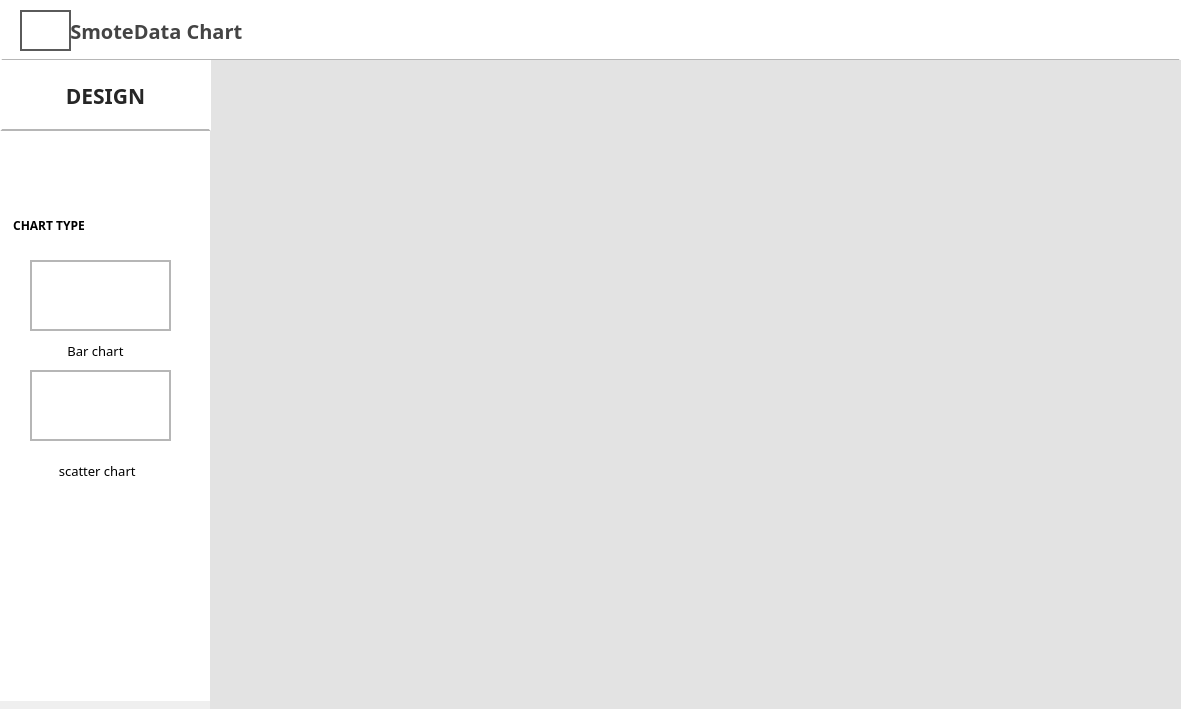
<?xml version="1.0" encoding="UTF-8"?>
<ui version="4.0">
 <class>Dialog</class>
 <widget class="QDialog" name="Dialog">
  <property name="geometry">
   <rect>
    <x>0</x>
    <y>0</y>
    <width>1181</width>
    <height>709</height>
   </rect>
  </property>
  <property name="windowTitle">
   <string>Dialog</string>
  </property>
  <widget class="QLabel" name="label">
   <property name="geometry">
    <rect>
     <x>0</x>
     <y>0</y>
     <width>1181</width>
     <height>61</height>
    </rect>
   </property>
   <property name="font">
    <font>
     <family>맑은 고딕</family>
     <pointsize>15</pointsize>
     <weight>75</weight>
     <bold>true</bold>
    </font>
   </property>
   <property name="styleSheet">
    <string notr="true">color: rgb(68, 68, 68);
background-color: rgb(255, 255, 255);
border: 2px solid;
border-color: rgb(255, 255, 255);
border-bottom-color: rgb(182, 182, 182);</string>
   </property>
   <property name="text">
    <string>            SmoteData Chart</string>
   </property>
  </widget>
  <widget class="QPushButton" name="pushButton">
   <property name="geometry">
    <rect>
     <x>20</x>
     <y>10</y>
     <width>51</width>
     <height>41</height>
    </rect>
   </property>
   <property name="font">
    <font>
     <pointsize>9</pointsize>
    </font>
   </property>
   <property name="styleSheet">
    <string notr="true">background-color: rgb(255,255,255);
            border-style: solid;
            border-width: 2px;
            border-color: rgb(90,90,90);</string>
   </property>
   <property name="text">
    <string/>
   </property>
   <property name="icon">
    <iconset>
     <normaloff>img/MissingChart.png</normaloff>img/MissingChart.png</iconset>
   </property>
   <property name="iconSize">
    <size>
     <width>30</width>
     <height>30</height>
    </size>
   </property>
  </widget>
  <widget class="QLabel" name="label_3">
   <property name="geometry">
    <rect>
     <x>0</x>
     <y>130</y>
     <width>211</width>
     <height>571</height>
    </rect>
   </property>
   <property name="styleSheet">
    <string notr="true">background-color: rgb(255, 255, 255);</string>
   </property>
   <property name="text">
    <string/>
   </property>
  </widget>
  <widget class="QLabel" name="label_5">
   <property name="geometry">
    <rect>
     <x>10</x>
     <y>210</y>
     <width>101</width>
     <height>31</height>
    </rect>
   </property>
   <property name="font">
    <font>
     <family>맑은 고딕</family>
     <weight>75</weight>
     <bold>true</bold>
    </font>
   </property>
   <property name="text">
    <string> CHART TYPE</string>
   </property>
  </widget>
  <widget class="QPushButton" name="pushButton_3">
   <property name="geometry">
    <rect>
     <x>30</x>
     <y>260</y>
     <width>141</width>
     <height>71</height>
    </rect>
   </property>
   <property name="styleSheet">
    <string notr="true">background-color: rgb(255,255,255);
            border-style: solid;
            border-width: 2px;
            border-color: rgb(182,182,182);
</string>
   </property>
   <property name="text">
    <string/>
   </property>
   <property name="icon">
    <iconset>
     <normaloff>img/MissingBar.png</normaloff>img/MissingBar.png</iconset>
   </property>
   <property name="iconSize">
    <size>
     <width>60</width>
     <height>60</height>
    </size>
   </property>
   <property name="checkable">
    <bool>true</bool>
   </property>
   <property name="checked">
    <bool>true</bool>
   </property>
  </widget>
  <widget class="QPushButton" name="pushButton_2">
   <property name="geometry">
    <rect>
     <x>30</x>
     <y>370</y>
     <width>141</width>
     <height>71</height>
    </rect>
   </property>
   <property name="styleSheet">
    <string notr="true">background-color: rgb(255,255,255);
            border-style: solid;
            border-width: 2px;
            border-color: rgb(182,182,182);
</string>
   </property>
   <property name="text">
    <string/>
   </property>
   <property name="icon">
    <iconset>
     <normaloff>img/matrix.png</normaloff>img/matrix.png</iconset>
   </property>
   <property name="iconSize">
    <size>
     <width>60</width>
     <height>60</height>
    </size>
   </property>
   <property name="checkable">
    <bool>true</bool>
   </property>
   <property name="checked">
    <bool>true</bool>
   </property>
  </widget>
  <widget class="QLabel" name="label_7">
   <property name="geometry">
    <rect>
     <x>50</x>
     <y>340</y>
     <width>91</width>
     <height>21</height>
    </rect>
   </property>
   <property name="font">
    <font>
     <family>맑은 고딕</family>
     <pointsize>10</pointsize>
    </font>
   </property>
   <property name="styleSheet">
    <string notr="true"> border-style: solid;
            border-width: 1px;
border-color:rgb(255,255,255);
</string>
   </property>
   <property name="text">
    <string>Bar chart</string>
   </property>
   <property name="alignment">
    <set>Qt::AlignCenter</set>
   </property>
  </widget>
  <widget class="QLabel" name="label_6">
   <property name="geometry">
    <rect>
     <x>40</x>
     <y>460</y>
     <width>111</width>
     <height>21</height>
    </rect>
   </property>
   <property name="font">
    <font>
     <family>맑은 고딕</family>
     <pointsize>10</pointsize>
    </font>
   </property>
   <property name="styleSheet">
    <string notr="true"> border-style: solid;
            border-width: 1px;
border-color:rgb(255,255,255);
</string>
   </property>
   <property name="text">
    <string> scatter chart</string>
   </property>
   <property name="alignment">
    <set>Qt::AlignCenter</set>
   </property>
  </widget>
  <widget class="QLabel" name="label_4">
   <property name="geometry">
    <rect>
     <x>210</x>
     <y>60</y>
     <width>1161</width>
     <height>691</height>
    </rect>
   </property>
   <property name="styleSheet">
    <string notr="true">background-color: rgb(227, 227, 227);
</string>
   </property>
   <property name="text">
    <string/>
   </property>
  </widget>
  <widget class="QLabel" name="label_2">
   <property name="geometry">
    <rect>
     <x>0</x>
     <y>60</y>
     <width>211</width>
     <height>71</height>
    </rect>
   </property>
   <property name="font">
    <font>
     <family>맑은 고딕</family>
     <pointsize>16</pointsize>
     <weight>75</weight>
     <bold>true</bold>
    </font>
   </property>
   <property name="styleSheet">
    <string notr="true">color: rgb(38, 38, 38);
background-color: rgb(255, 255, 255);
border: 2px solid;
border-color: rgb(255, 255, 255);
border-bottom-color: rgb(182, 182, 182);
border-top-color: rgb(255, 255, 255,255);
</string>
   </property>
   <property name="text">
    <string>DESIGN</string>
   </property>
   <property name="alignment">
    <set>Qt::AlignCenter</set>
   </property>
  </widget>
  <widget class="QWidget" name="gridLayoutWidget">
   <property name="geometry">
    <rect>
     <x>240</x>
     <y>90</y>
     <width>911</width>
     <height>581</height>
    </rect>
   </property>
   <layout class="QGridLayout" name="gridLayout"/>
  </widget>
 </widget>
 <resources/>
 <connections/>
</ui>
